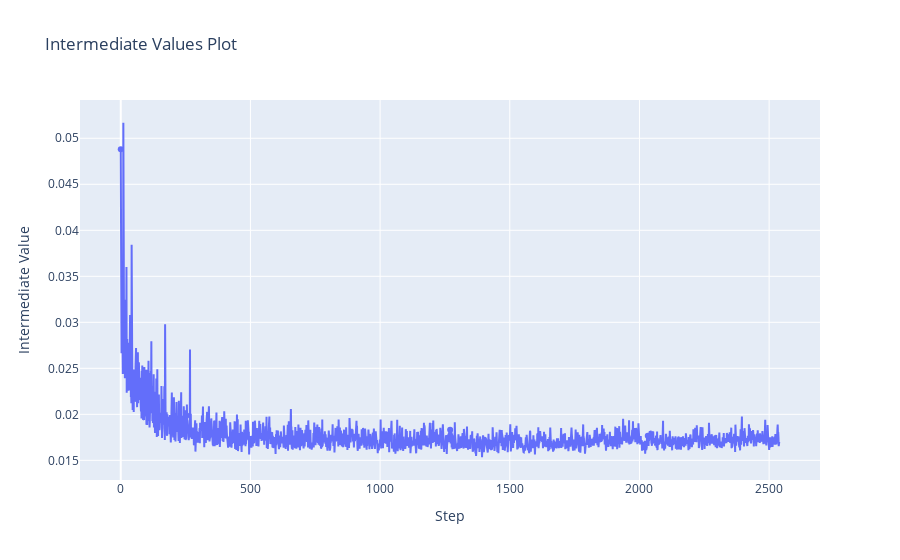

Write notebook code for a chart like this one.
### Code cell
plot_intermediate_values(study)

### Figure 1 — Plotly figure (JSON) as saved in the notebook; plotly's stock layout.template omitted (floating-point values rounded to 4 significant figures; data arrays with more than 128 entries replaced by an {"elided": "..."} marker saying what was removed)
{"data": [{"marker": {"maxdisplayed": 10}, "mode": "lines+markers", "name": "Trial0", "type": "scatter", "x": {"elided": "2540 int values"}, "y": {"elided": "2540 float values"}}], "layout": {"showlegend": false, "title": {"text": "Intermediate Values Plot"}, "xaxis": {"title": {"text": "Step"}}, "yaxis": {"title": {"text": "Intermediate Value"}}}}
